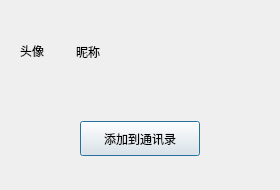
<?xml version="1.0" encoding="UTF-8"?>
<ui version="4.0">
 <class>FindSuccessDialog</class>
 <widget class="QDialog" name="FindSuccessDialog">
  <property name="geometry">
   <rect>
    <x>0</x>
    <y>0</y>
    <width>280</width>
    <height>190</height>
   </rect>
  </property>
  <property name="minimumSize">
   <size>
    <width>280</width>
    <height>190</height>
   </size>
  </property>
  <property name="maximumSize">
   <size>
    <width>280</width>
    <height>190</height>
   </size>
  </property>
  <property name="windowTitle">
   <string>Dialog</string>
  </property>
  <layout class="QVBoxLayout" name="verticalLayout">
   <item>
    <widget class="QWidget" name="widget" native="true">
     <layout class="QHBoxLayout" name="horizontalLayout">
      <item>
       <widget class="QLabel" name="head_label">
        <property name="minimumSize">
         <size>
          <width>50</width>
          <height>50</height>
         </size>
        </property>
        <property name="maximumSize">
         <size>
          <width>50</width>
          <height>50</height>
         </size>
        </property>
        <property name="text">
         <string>头像</string>
        </property>
       </widget>
      </item>
      <item>
       <widget class="QLabel" name="name_label">
        <property name="text">
         <string>昵称</string>
        </property>
       </widget>
      </item>
      <item>
       <spacer name="horizontalSpacer">
        <property name="orientation">
         <enum>Qt::Orientation::Horizontal</enum>
        </property>
        <property name="sizeHint" stdset="0">
         <size>
          <width>126</width>
          <height>20</height>
         </size>
        </property>
       </spacer>
      </item>
     </layout>
    </widget>
   </item>
   <item>
    <widget class="QWidget" name="widget_2" native="true">
     <layout class="QHBoxLayout" name="horizontalLayout_2">
      <item>
       <widget class="ClickedBtn" name="add_friend_btn">
        <property name="minimumSize">
         <size>
          <width>120</width>
          <height>35</height>
         </size>
        </property>
        <property name="maximumSize">
         <size>
          <width>120</width>
          <height>35</height>
         </size>
        </property>
        <property name="text">
         <string>添加到通讯录</string>
        </property>
       </widget>
      </item>
     </layout>
    </widget>
   </item>
  </layout>
 </widget>
 <customwidgets>
  <customwidget>
   <class>ClickedBtn</class>
   <extends>QPushButton</extends>
   <header location="global">clickedbtn.h</header>
  </customwidget>
 </customwidgets>
 <resources/>
 <connections/>
</ui>
